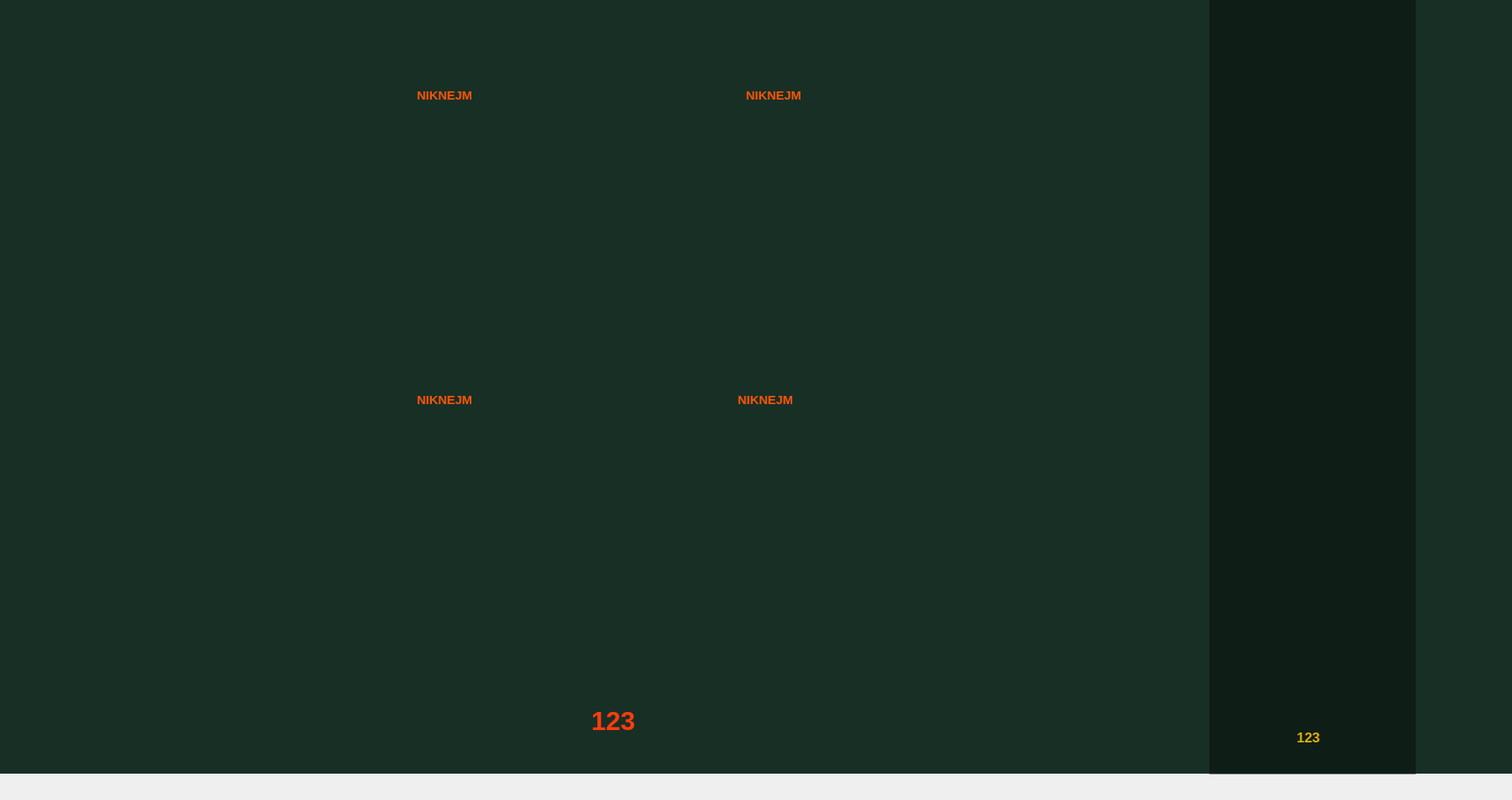
<?xml version="1.0" encoding="UTF-8"?>
<ui version="4.0">
 <class>boardForm</class>
 <widget class="QWidget" name="boardForm">
  <property name="geometry">
   <rect>
    <x>0</x>
    <y>0</y>
    <width>1838</width>
    <height>972</height>
   </rect>
  </property>
  <property name="windowTitle">
   <string>Form</string>
  </property>
  <widget class="QLabel" name="backgroundDark">
   <property name="geometry">
    <rect>
     <x>-10</x>
     <y>0</y>
     <width>1850</width>
     <height>940</height>
    </rect>
   </property>
   <property name="styleSheet">
    <string notr="true">background-color: rgb(24, 47, 38);</string>
   </property>
   <property name="text">
    <string/>
   </property>
  </widget>
  <widget class="QPushButton" name="standButton">
   <property name="geometry">
    <rect>
     <x>1510</x>
     <y>520</y>
     <width>161</width>
     <height>61</height>
    </rect>
   </property>
   <property name="styleSheet">
    <string notr="true">image: url(:/images/stand.png);
border: 0px;</string>
   </property>
   <property name="text">
    <string/>
   </property>
  </widget>
  <widget class="QLabel" name="timeLeftIcon">
   <property name="geometry">
    <rect>
     <x>1500</x>
     <y>160</y>
     <width>201</width>
     <height>71</height>
    </rect>
   </property>
   <property name="styleSheet">
    <string notr="true">image: url(:/images/timeLeft.png);</string>
   </property>
   <property name="text">
    <string/>
   </property>
  </widget>
  <widget class="QPushButton" name="hitButton">
   <property name="geometry">
    <rect>
     <x>1510</x>
     <y>430</y>
     <width>161</width>
     <height>61</height>
    </rect>
   </property>
   <property name="styleSheet">
    <string notr="true">image: url(:/images/hit.png);
border: 0px;</string>
   </property>
   <property name="text">
    <string/>
   </property>
  </widget>
  <widget class="QLabel" name="playerOneCard_1">
   <property name="geometry">
    <rect>
     <x>600</x>
     <y>160</y>
     <width>131</width>
     <height>171</height>
    </rect>
   </property>
   <property name="styleSheet">
    <string notr="true">image: url(:/images/2_of_clubs.png);</string>
   </property>
   <property name="text">
    <string/>
   </property>
  </widget>
  <widget class="QLabel" name="playerOneLabel">
   <property name="geometry">
    <rect>
     <x>390</x>
     <y>100</y>
     <width>301</width>
     <height>31</height>
    </rect>
   </property>
   <property name="font">
    <font>
     <pointsize>11</pointsize>
     <bold>true</bold>
    </font>
   </property>
   <property name="styleSheet">
    <string notr="true">color: rgb(255, 85, 0);</string>
   </property>
   <property name="text">
    <string>NIKNEJM</string>
   </property>
   <property name="alignment">
    <set>Qt::AlignCenter</set>
   </property>
  </widget>
  <widget class="QLabel" name="coinsIcon">
   <property name="geometry">
    <rect>
     <x>710</x>
     <y>750</y>
     <width>71</width>
     <height>81</height>
    </rect>
   </property>
   <property name="styleSheet">
    <string notr="true">image: url(:/images/coins.png);</string>
   </property>
   <property name="text">
    <string/>
   </property>
  </widget>
  <widget class="QLabel" name="walletIcon">
   <property name="geometry">
    <rect>
     <x>1490</x>
     <y>820</y>
     <width>51</width>
     <height>51</height>
    </rect>
   </property>
   <property name="styleSheet">
    <string notr="true">image: url(:/images/wallet.png);</string>
   </property>
   <property name="text">
    <string/>
   </property>
  </widget>
  <widget class="QLabel" name="menuStripe">
   <property name="geometry">
    <rect>
     <x>1470</x>
     <y>0</y>
     <width>251</width>
     <height>941</height>
    </rect>
   </property>
   <property name="styleSheet">
    <string notr="true">background-color:rgba(0, 0, 0, 100);</string>
   </property>
   <property name="text">
    <string/>
   </property>
  </widget>
  <widget class="QLabel" name="logoLabel">
   <property name="geometry">
    <rect>
     <x>1560</x>
     <y>30</y>
     <width>81</width>
     <height>91</height>
    </rect>
   </property>
   <property name="styleSheet">
    <string notr="true">image: url(:/images/logoCards.png);</string>
   </property>
   <property name="text">
    <string/>
   </property>
  </widget>
  <widget class="QLabel" name="balanceText">
   <property name="geometry">
    <rect>
     <x>1540</x>
     <y>830</y>
     <width>161</width>
     <height>41</height>
    </rect>
   </property>
   <property name="styleSheet">
    <string notr="true">image: url(:/images/balance.png);</string>
   </property>
   <property name="text">
    <string/>
   </property>
  </widget>
  <widget class="QLabel" name="toWinLabel">
   <property name="geometry">
    <rect>
     <x>650</x>
     <y>824</y>
     <width>191</width>
     <height>81</height>
    </rect>
   </property>
   <property name="styleSheet">
    <string notr="true">image: url(:/images/PRAJZ.png);</string>
   </property>
   <property name="text">
    <string/>
   </property>
  </widget>
  <widget class="QLabel" name="balanceLabel">
   <property name="geometry">
    <rect>
     <x>1470</x>
     <y>880</y>
     <width>241</width>
     <height>31</height>
    </rect>
   </property>
   <property name="font">
    <font>
     <pointsize>13</pointsize>
     <bold>true</bold>
    </font>
   </property>
   <property name="styleSheet">
    <string notr="true">color: rgb(223, 175, 0);</string>
   </property>
   <property name="text">
    <string>123</string>
   </property>
   <property name="alignment">
    <set>Qt::AlignCenter</set>
   </property>
  </widget>
  <widget class="QLabel" name="timerLabel">
   <property name="geometry">
    <rect>
     <x>1480</x>
     <y>230</y>
     <width>231</width>
     <height>61</height>
    </rect>
   </property>
   <property name="font">
    <font>
     <pointsize>27</pointsize>
     <bold>true</bold>
    </font>
   </property>
   <property name="styleSheet">
    <string notr="true">color: rgb(255, 170, 0);</string>
   </property>
   <property name="text">
    <string/>
   </property>
   <property name="alignment">
    <set>Qt::AlignCenter</set>
   </property>
  </widget>
  <widget class="QLabel" name="prizeLabel">
   <property name="geometry">
    <rect>
     <x>650</x>
     <y>860</y>
     <width>191</width>
     <height>31</height>
    </rect>
   </property>
   <property name="font">
    <font>
     <pointsize>24</pointsize>
     <bold>true</bold>
    </font>
   </property>
   <property name="styleSheet">
    <string notr="true">color: rgb(255, 60, 11);</string>
   </property>
   <property name="text">
    <string>123</string>
   </property>
   <property name="alignment">
    <set>Qt::AlignCenter</set>
   </property>
  </widget>
  <widget class="QLabel" name="playerOneCard_2">
   <property name="geometry">
    <rect>
     <x>600</x>
     <y>530</y>
     <width>131</width>
     <height>171</height>
    </rect>
   </property>
   <property name="styleSheet">
    <string notr="true">image: url(:/images/2_of_clubs.png);</string>
   </property>
   <property name="text">
    <string/>
   </property>
  </widget>
  <widget class="QLabel" name="playerTwoLabel">
   <property name="geometry">
    <rect>
     <x>390</x>
     <y>470</y>
     <width>301</width>
     <height>31</height>
    </rect>
   </property>
   <property name="font">
    <font>
     <pointsize>11</pointsize>
     <bold>true</bold>
    </font>
   </property>
   <property name="styleSheet">
    <string notr="true">color: rgb(255, 85, 0);</string>
   </property>
   <property name="text">
    <string>NIKNEJM</string>
   </property>
   <property name="alignment">
    <set>Qt::AlignCenter</set>
   </property>
  </widget>
  <widget class="QLabel" name="playerOneCard_3">
   <property name="geometry">
    <rect>
     <x>760</x>
     <y>160</y>
     <width>131</width>
     <height>171</height>
    </rect>
   </property>
   <property name="styleSheet">
    <string notr="true">image: url(:/images/2_of_clubs.png);</string>
   </property>
   <property name="text">
    <string/>
   </property>
  </widget>
  <widget class="QLabel" name="playerOneLabel_2">
   <property name="geometry">
    <rect>
     <x>790</x>
     <y>100</y>
     <width>301</width>
     <height>31</height>
    </rect>
   </property>
   <property name="font">
    <font>
     <pointsize>11</pointsize>
     <bold>true</bold>
    </font>
   </property>
   <property name="styleSheet">
    <string notr="true">color: rgb(255, 85, 0);</string>
   </property>
   <property name="text">
    <string>NIKNEJM</string>
   </property>
   <property name="alignment">
    <set>Qt::AlignCenter</set>
   </property>
  </widget>
  <widget class="QLabel" name="playerOneCard_4">
   <property name="geometry">
    <rect>
     <x>760</x>
     <y>530</y>
     <width>131</width>
     <height>171</height>
    </rect>
   </property>
   <property name="styleSheet">
    <string notr="true">image: url(:/images/cardBackOne.png);</string>
   </property>
   <property name="text">
    <string/>
   </property>
  </widget>
  <widget class="QLabel" name="playerOneLabel_3">
   <property name="geometry">
    <rect>
     <x>780</x>
     <y>470</y>
     <width>301</width>
     <height>31</height>
    </rect>
   </property>
   <property name="font">
    <font>
     <pointsize>11</pointsize>
     <bold>true</bold>
    </font>
   </property>
   <property name="styleSheet">
    <string notr="true">color: rgb(255, 85, 0);</string>
   </property>
   <property name="text">
    <string>NIKNEJM</string>
   </property>
   <property name="alignment">
    <set>Qt::AlignCenter</set>
   </property>
  </widget>
  <widget class="QLabel" name="playerOneCard_5">
   <property name="geometry">
    <rect>
     <x>570</x>
     <y>530</y>
     <width>131</width>
     <height>171</height>
    </rect>
   </property>
   <property name="styleSheet">
    <string notr="true">image: url(:/images/2_of_clubs.png);</string>
   </property>
   <property name="text">
    <string/>
   </property>
  </widget>
  <widget class="QLabel" name="playerOneCard_6">
   <property name="geometry">
    <rect>
     <x>540</x>
     <y>530</y>
     <width>131</width>
     <height>171</height>
    </rect>
   </property>
   <property name="styleSheet">
    <string notr="true">image: url(:/images/2_of_clubs.png);</string>
   </property>
   <property name="text">
    <string/>
   </property>
  </widget>
  <widget class="QLabel" name="playerOneCard_7">
   <property name="geometry">
    <rect>
     <x>510</x>
     <y>530</y>
     <width>131</width>
     <height>171</height>
    </rect>
   </property>
   <property name="styleSheet">
    <string notr="true">image: url(:/images/2_of_clubs.png);</string>
   </property>
   <property name="text">
    <string/>
   </property>
  </widget>
  <widget class="QLabel" name="playerOneCard_8">
   <property name="geometry">
    <rect>
     <x>480</x>
     <y>530</y>
     <width>131</width>
     <height>171</height>
    </rect>
   </property>
   <property name="styleSheet">
    <string notr="true">image: url(:/images/2_of_clubs.png);</string>
   </property>
   <property name="text">
    <string/>
   </property>
  </widget>
  <widget class="QLabel" name="playerOneCard_9">
   <property name="geometry">
    <rect>
     <x>780</x>
     <y>530</y>
     <width>131</width>
     <height>171</height>
    </rect>
   </property>
   <property name="styleSheet">
    <string notr="true">image: url(:/images/cardBackOne.png);</string>
   </property>
   <property name="text">
    <string/>
   </property>
  </widget>
  <widget class="QLabel" name="playerOneCard_10">
   <property name="geometry">
    <rect>
     <x>800</x>
     <y>530</y>
     <width>131</width>
     <height>171</height>
    </rect>
   </property>
   <property name="styleSheet">
    <string notr="true">image: url(:/images/cardBackOne.png);</string>
   </property>
   <property name="text">
    <string/>
   </property>
  </widget>
  <widget class="QLabel" name="playerOneCard_11">
   <property name="geometry">
    <rect>
     <x>820</x>
     <y>530</y>
     <width>131</width>
     <height>171</height>
    </rect>
   </property>
   <property name="styleSheet">
    <string notr="true">image: url(:/images/cardBackOne.png);</string>
   </property>
   <property name="text">
    <string/>
   </property>
  </widget>
  <widget class="QLabel" name="playerOneCard_12">
   <property name="geometry">
    <rect>
     <x>840</x>
     <y>530</y>
     <width>131</width>
     <height>171</height>
    </rect>
   </property>
   <property name="styleSheet">
    <string notr="true">image: url(:/images/cardBackOne.png);</string>
   </property>
   <property name="text">
    <string/>
   </property>
  </widget>
  <widget class="QLabel" name="playerOneCard_13">
   <property name="geometry">
    <rect>
     <x>860</x>
     <y>530</y>
     <width>131</width>
     <height>171</height>
    </rect>
   </property>
   <property name="styleSheet">
    <string notr="true">image: url(:/images/cardBackOne.png);</string>
   </property>
   <property name="text">
    <string/>
   </property>
  </widget>
  <widget class="QLabel" name="playerOneCard_14">
   <property name="geometry">
    <rect>
     <x>880</x>
     <y>530</y>
     <width>131</width>
     <height>171</height>
    </rect>
   </property>
   <property name="styleSheet">
    <string notr="true">image: url(:/images/cardBackOne.png);</string>
   </property>
   <property name="text">
    <string/>
   </property>
  </widget>
  <widget class="QLabel" name="playerOneCard_15">
   <property name="geometry">
    <rect>
     <x>790</x>
     <y>160</y>
     <width>131</width>
     <height>171</height>
    </rect>
   </property>
   <property name="styleSheet">
    <string notr="true">image: url(:/images/2_of_clubs.png);</string>
   </property>
   <property name="text">
    <string/>
   </property>
  </widget>
  <widget class="QLabel" name="playerOneCard_16">
   <property name="geometry">
    <rect>
     <x>820</x>
     <y>160</y>
     <width>131</width>
     <height>171</height>
    </rect>
   </property>
   <property name="styleSheet">
    <string notr="true">image: url(:/images/2_of_clubs.png);</string>
   </property>
   <property name="text">
    <string/>
   </property>
  </widget>
  <zorder>backgroundDark</zorder>
  <zorder>playerOneCard_1</zorder>
  <zorder>playerOneLabel</zorder>
  <zorder>menuStripe</zorder>
  <zorder>timeLeftIcon</zorder>
  <zorder>hitButton</zorder>
  <zorder>standButton</zorder>
  <zorder>walletIcon</zorder>
  <zorder>logoLabel</zorder>
  <zorder>balanceText</zorder>
  <zorder>balanceLabel</zorder>
  <zorder>timerLabel</zorder>
  <zorder>toWinLabel</zorder>
  <zorder>coinsIcon</zorder>
  <zorder>prizeLabel</zorder>
  <zorder>playerOneCard_2</zorder>
  <zorder>playerTwoLabel</zorder>
  <zorder>playerOneCard_3</zorder>
  <zorder>playerOneLabel_2</zorder>
  <zorder>playerOneCard_4</zorder>
  <zorder>playerOneLabel_3</zorder>
  <zorder>playerOneCard_5</zorder>
  <zorder>playerOneCard_6</zorder>
  <zorder>playerOneCard_7</zorder>
  <zorder>playerOneCard_8</zorder>
  <zorder>playerOneCard_9</zorder>
  <zorder>playerOneCard_10</zorder>
  <zorder>playerOneCard_11</zorder>
  <zorder>playerOneCard_12</zorder>
  <zorder>playerOneCard_13</zorder>
  <zorder>playerOneCard_14</zorder>
  <zorder>playerOneCard_15</zorder>
  <zorder>playerOneCard_16</zorder>
 </widget>
 <resources>
  <include location="res.qrc"/>
 </resources>
 <connections/>
</ui>
